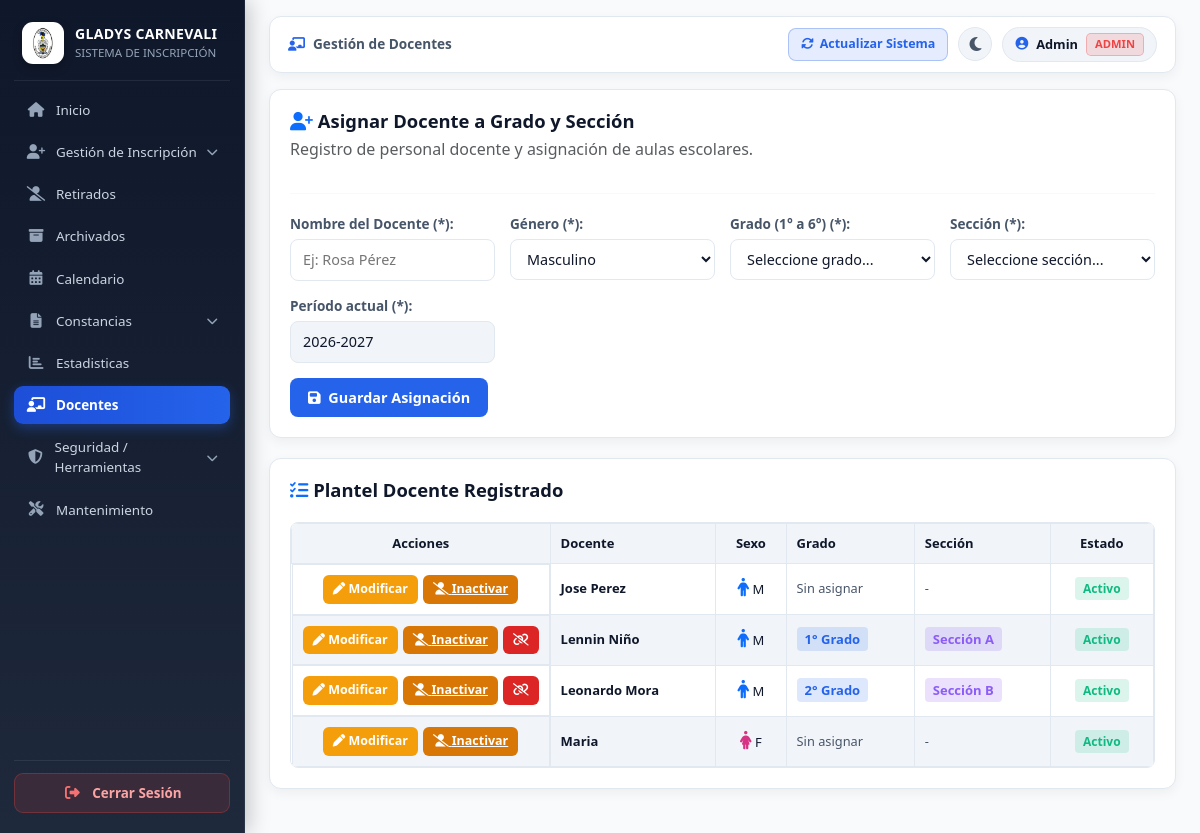
Screenshot of /docentes.php (signed in) with the database file from the repository.
### tables this page shows
CREATE TABLE `docentes` (
  `id` int(11) NOT NULL AUTO_INCREMENT,
  `nombres_apellidos` varchar(120) NOT NULL,
  `genero` varchar(15) DEFAULT 'MASCULINO',
  `estado` varchar(20) NOT NULL DEFAULT 'Activo',
  PRIMARY KEY (`id`)
);

CREATE TABLE `docente_seccion` (
  `id` int(11) NOT NULL AUTO_INCREMENT,
  `id_docente` int(11) NOT NULL,
  `id_grado` int(11) NOT NULL,
  `id_seccion` int(11) NOT NULL,
  `año_escolar` varchar(9) NOT NULL,
  PRIMARY KEY (`id`),
  UNIQUE KEY `uk_grado_seccion_anio` (`id_grado`,`id_seccion`,`año_escolar`),
  KEY `fk_docente_asignado` (`id_docente`),
  KEY `fk_grado_asignado` (`id_grado`),
  KEY `fk_seccion_asignado` (`id_seccion`),
  CONSTRAINT `fk_docente_asignado` FOREIGN KEY (`id_docente`) REFERENCES `docentes` (`id`) ON UPDATE CASCADE,
  CONSTRAINT `fk_grado_asignado` FOREIGN KEY (`id_grado`) REFERENCES `grados` (`id`) ON DELETE CASCADE ON UPDATE CASCADE,
  CONSTRAINT `fk_seccion_asignado` FOREIGN KEY (`id_seccion`) REFERENCES `secciones` (`id`) ON DELETE CASCADE ON UPDATE CASCADE
);

CREATE TABLE `grados` (
  `id` int(11) NOT NULL AUTO_INCREMENT,
  `nombre_grado` varchar(30) NOT NULL,
  PRIMARY KEY (`id`)
);

CREATE TABLE `secciones` (
  `id` int(11) NOT NULL AUTO_INCREMENT,
  `nombre_seccion` varchar(10) NOT NULL,
  PRIMARY KEY (`id`)
);

### docentes.php (the view, shortened to what this page needs)
<?php
$host = "localhost";
$usuario_bd = "root";
$clave_bd = "";
$nombre_bd = "escuela_carnevali";
try {
    $pdo = new PDO("mysql:host=$host;dbname=$nombre_bd;charset=utf8mb4", $usuario_bd, $clave_bd);
    $pdo->setAttribute(PDO::ATTR_ERRMODE, PDO::ERRMODE_EXCEPTION);
    $pdo->setAttribute(PDO::ATTR_EMULATE_PREPARES, true);
    $pdo->exec("SET NAMES 'utf8mb4'");
    $pdo->exec("SET sql_mode=(SELECT REPLACE(@@sql_mode,'ONLY_FULL_GROUP_BY',''))");
    $pdo->exec("ALTER TABLE `docentes` ADD COLUMN IF NOT EXISTS `genero` VARCHAR(15) NULL AFTER `nombres_apellidos`");
    $pdo->exec("ALTER TABLE `docentes` ADD COLUMN IF NOT EXISTS `estado` VARCHAR(20) NOT NULL DEFAULT 'Activo' AFTER `genero`");
} catch (PDOException $e) {
    die("Error de conexión: " . $e->getMessage());
}
$rol_actual = $_SESSION['rol'] ?? 'Administrador';
$periodo_predeterminado = "";
try {
    $stmt_periodo = $pdo->query("SELECT `clave`, `valor` FROM `configuracion` WHERE `clave` IN ('periodo_escolar', 'estado')");
    if ($stmt_periodo) {
        $conf_tmp = [];
        while ($row_c = $stmt_periodo->fetch(PDO::FETCH_ASSOC)) {
            $conf_tmp[$row_c['clave']] = trim((string)$row_c['valor']);
        }
        $estado_cfg = $conf_tmp['estado'] ?? 'Activo';
        if ($estado_cfg === 'Activo' && !empty($conf_tmp['periodo_escolar'])) {
            $periodo_predeterminado = $conf_tmp['periodo_escolar'];
        }
    }
} catch (Exception $e) {}
$docente_editar = null;
$consulta_asignaciones = "
    SELECT
        d.`id` AS doc_id,
        d.`nombres_apellidos`,
        COALESCE(d.`genero`, 'MASCULINO') AS genero,
        COALESCE(d.`estado`, 'Activo') AS estado,
        ds.`id` AS asig_id,
        g.`nombre_grado`,
        s.`nombre_seccion`,
        ds.*
    FROM `docentes` d
    LEFT JOIN `docente_seccion` ds ON d.`id` = ds.`id_docente`
    LEFT JOIN `grados` g ON ds.`id_grado` = g.`id`
    LEFT JOIN `secciones` s ON ds.`id_seccion` = s.`id`
    ORDER BY d.`estado` ASC, d.`nombres_apellidos` ASC
";
$asignaciones = $pdo->query($consulta_asignaciones)->fetchAll(PDO::FETCH_ASSOC);
function renderIconoGenero($genero) {
    $g = strtoupper(trim((string)$genero));
    if ($g === 'FEMENINO' || $g === 'F') {
        return '<i class="fas fa-female" style="color: #d63384; font-size: 1.15rem;" title="Femenino"></i> F';
    }
    return '<i class="fas fa-male" style="color: #0d6efd; font-size: 1.15rem;" title="Masculino"></i> M';
}
?>
<!DOCTYPE html>
<html lang="es">
<head>
    <link href="https://cdn.jsdelivr.net/npm/bootstrap@5.3.0/dist/css/bootstrap.min.css" rel="stylesheet">
    <link rel="stylesheet" href="https://cdnjs.cloudflare.com/ajax/libs/font-awesome/6.4.0/css/all.min.css">
</head>
<body>
    <?php include("menu.php"); ?>
    <main class="main-content">
        <div class="top-header-bar">
            <div class="top-breadcrumb">
                <i class="fas fa-chalkboard-teacher" style="color: #2563eb;"></i>
                <span>Gestión de Docentes</span>
            </div>
            <div class="top-actions">
                <button type="button" class="tool-action-btn btn-refresh-cache" onclick="actualizarDashboard()" title="Actualizar datos del sistema">
                    <i class="fas fa-sync-alt" id="refreshIcon"></i> Actualizar Sistema
                </button>
                <button type="button" class="btn-theme-switch" onclick="toggleDashboardTheme()" title="Cambiar Tema">
                    <i class="fas fa-moon" id="dashThemeIcon"></i>
                </button>
                <div class="user-profile-pill">
                    <i class="fas fa-user-circle" style="color: #2563eb;"></i>
                    <span><?php echo htmlspecialchars($_SESSION['usuario'] ?? 'Usuario'); ?></span>
                    <span class="role-badge <?php echo $es_administrador ? 'badge-admin' : 'badge-coord'; ?>">
                        <?php echo $es_administrador ? 'Admin' : htmlspecialchars($rol_actual); ?>
                    </span>
                </div>
            </div>
        </div>
        <div class="card">
            <h2><i class="fas fa-user-plus text-primary" style="color: #2563eb;"></i> <?php echo $docente_editar ? 'Modificar Docente' : 'Asignar Docente a Grado y Sección'; ?></h2>
            <p class="text-muted" style="color: var(--text-secondary);"><?php echo $docente_editar ? 'Actualice los datos del profesor seleccionado.' : 'Registro de personal docente y asignación de aulas escolares.'; ?></p>
            <hr style="margin-bottom: 20px; border: 0; border-top: 1px solid var(--border-color);">
            <form method="POST" action="docentes.php">
                <div class="form-grid">
                    <div class="form-group">
                        <label>Nombre del Docente (*):</label>
                        <input type="text" name="nombres_apellidos" placeholder="Ej: Rosa Pérez" value="<?php echo htmlspecialchars($docente_editar['nombres_apellidos'] ?? ''); ?>" required>
                    </div>
                    <div class="form-group">
                        <label>Género (*):</label>
                        <select name="genero" required>
                            <option value="MASCULINO" <?php echo (($docente_editar['genero'] ?? '') === 'MASCULINO') ? 'selected' : ''; ?>>Masculino</option>
                        </select>
                    </div>
                    <div class="form-group">
                        <label>Grado (1° a 6°) (*):</label>
                        <select name="id_grado" required>
                            <option value="">Seleccione grado...</option>
                        </select>
                    </div>
                    <div class="form-group">
                        <label>Sección (*):</label>
                        <select name="id_seccion" required>
                            <option value="">Seleccione sección...</option>
                        </select>
                    </div>
                    <div class="form-group">
                        <label>Período actual (*):</label>
                        <input type="text" name="periodo_escolar_input" value="<?php echo htmlspecialchars($periodo_predeterminado); ?>" readonly style="background-color: var(--bg-surface-alt); cursor: not-allowed;" title="El período escolar se gestiona desde el módulo de configuración institucional">
                    </div>
                </div>
                <div style="display: flex; gap: 10px; margin-top: 15px;">
                    <button type="submit" class="btn-guardar">
                        <i class="fas fa-save me-1"></i> <?php echo $docente_editar ? 'Actualizar Datos' : 'Guardar Asignación'; ?>
                    </button>
                </div>
            </form>
        </div>
        <div class="card">
            <h2><i class="fas fa-list-check text-primary" style="color: #2563eb;"></i> Plantel Docente Registrado</h2>
            <div class="table-responsive">
                <table>
                    <thead>
                        <tr>
                            <th style="text-align: center; width: 180px;">Acciones</th>
                            <th>Docente</th>
                            <th style="text-align: center;">Sexo</th>
                            <th>Grado</th>
                            <th>Sección</th>
                            <th style="text-align: center;">Estado</th>
                        </tr>
                    </thead>
                    <tbody>
                        <?php if (count($asignaciones) > 0): ?>
                            <?php foreach ($asignaciones as $asig):
                                $es_activo = ($asig['estado'] === 'Activo');
                                $badge_est = $es_activo ? 'background:rgba(16, 185, 129, 0.15); color:#10b981;' : 'background:rgba(217, 119, 6, 0.15); color:#d97706;';
                            ?>
                                <tr>
                                    <td style="text-align: center; display: flex; gap: 5px; justify-content: center;">
                                        <a href="docentes.php?modificar_doc=<?php echo $asig['doc_id']; ?>" class="btn-modificar" title="Modificar datos">
                                            <i class="fas fa-pen"></i> Modificar
                                        </a>
                                        <?php if ($es_activo): ?>
                                            <a href="docentes.php?cambiar_estado=<?php echo $asig['doc_id']; ?>&estado=Activo" class="btn-inactivar" title="Inactivar docente">
                                                <i class="fas fa-user-slash"></i> Inactivar
                                            </a>
                                        <?php else: ?>
                                            <a href="docentes.php?cambiar_estado=<?php echo $asig['doc_id']; ?>&estado=Inactivo" class="btn-reactivar" title="Reactivar docente">
                                                <i class="fas fa-user-check"></i> Activar
                                            </a>
                                        <?php endif; ?>
                                        <?php if (!empty($asig['asig_id'])): ?>
                                            <a href="docentes.php?eliminar_asig=<?php echo $asig['asig_id']; ?>" class="btn-desvincular" onclick="return confirm('¿Desea desvincular a este docente de esta aula?');" title="Desvincular aula">
                                                <i class="fas fa-unlink"></i>
                                            </a>
                                        <?php endif; ?>
                                    </td>
                                    <td><strong><?php echo htmlspecialchars(mb_convert_case((string)$asig['nombres_apellidos'], MB_CASE_TITLE, 'UTF-8')); ?></strong></td>
                                    <td style="text-align: center;"><?php echo renderIconoGenero($asig['genero']); ?></td>
                                    <td>
                                        <?php if (!empty($asig['nombre_grado'])): ?>
                                            <span style="background:rgba(37, 99, 235, 0.15); color:#2563eb; padding:3px 8px; border-radius:4px; font-weight:600;"><?php echo htmlspecialchars($asig['nombre_grado']); ?>° Grado</span>
                                        <?php else: ?>
                                            <span style="color: var(--text-secondary); font-size: 0.8rem;">Sin asignar</span>
                                        <?php endif; ?>
                                    </td>
                                    <td>
                                        <?php if (!empty($asig['nombre_seccion'])): ?>
                                            <span style="background:rgba(124, 58, 237, 0.15); color:#8b5cf6; padding:3px 8px; border-radius:4px; font-weight:600;">Sección <?php echo htmlspecialchars($asig['nombre_seccion']); ?></span>
                                        <?php else: ?>
                                            <span style="color: var(--text-secondary); font-size: 0.8rem;">-</span>
                                        <?php endif; ?>
                                    </td>
                                    <td style="text-align: center;">
                                        <span style="<?php echo $badge_est; ?> padding:3px 8px; border-radius:4px; font-weight:600; font-size: 0.75rem;">
                                            <?php echo htmlspecialchars($asig['estado']); ?>
                                        </span>
                                    </td>
                                </tr>
                            <?php endforeach; ?>
                        <?php endif; ?>
                    </tbody>
                </table>
            </div>
        </div>
    </main>
</body>
</html>

### rows the page displays
docentes: nombres_apellidos "Jose Perez", shows "Sin asignar", estado "Activo"
docente_seccion: id_docente.nombres_apellidos "Lennin Niño", id_grado.nombre_grado "1", id_seccion.nombre_seccion "A", estado "Activo"
docente_seccion: id_docente.nombres_apellidos "Leonardo Mora", id_grado.nombre_grado "2", id_seccion.nombre_seccion "B", estado "Activo"
docentes: nombres_apellidos "Maria", shows "F", shows "Sin asignar", estado "Activo"

### other values shown
$_SESSION['usuario'] "Admin"
